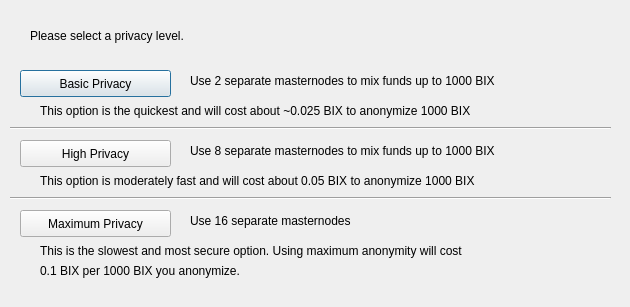
<?xml version="1.0" encoding="UTF-8"?>
<ui version="4.0">
 <class>DarksendConfig</class>
 <widget class="QDialog" name="DarksendConfig">
  <property name="geometry">
   <rect>
    <x>0</x>
    <y>0</y>
    <width>630</width>
    <height>307</height>
   </rect>
  </property>
  <property name="windowTitle">
   <string>Configure Darksend</string>
  </property>
  <widget class="QPushButton" name="buttonBasic">
   <property name="geometry">
    <rect>
     <x>20</x>
     <y>70</y>
     <width>151</width>
     <height>27</height>
    </rect>
   </property>
   <property name="text">
    <string>Basic Privacy</string>
   </property>
  </widget>
  <widget class="QPushButton" name="buttonHigh">
   <property name="geometry">
    <rect>
     <x>20</x>
     <y>140</y>
     <width>151</width>
     <height>27</height>
    </rect>
   </property>
   <property name="text">
    <string>High Privacy</string>
   </property>
  </widget>
  <widget class="QPushButton" name="buttonMax">
   <property name="geometry">
    <rect>
     <x>20</x>
     <y>210</y>
     <width>151</width>
     <height>27</height>
    </rect>
   </property>
   <property name="text">
    <string>Maximum Privacy</string>
   </property>
  </widget>
  <widget class="QLabel" name="label">
   <property name="geometry">
    <rect>
     <x>30</x>
     <y>20</y>
     <width>571</width>
     <height>31</height>
    </rect>
   </property>
   <property name="text">
    <string>Please select a privacy level.</string>
   </property>
  </widget>
  <widget class="QLabel" name="label_2">
   <property name="geometry">
    <rect>
     <x>190</x>
     <y>70</y>
     <width>421</width>
     <height>21</height>
    </rect>
   </property>
   <property name="text">
    <string>Use 2 separate masternodes to mix funds up to 1000 BIX</string>
   </property>
  </widget>
  <widget class="QLabel" name="label_3">
   <property name="geometry">
    <rect>
     <x>190</x>
     <y>140</y>
     <width>411</width>
     <height>21</height>
    </rect>
   </property>
   <property name="text">
    <string>Use 8 separate masternodes to mix funds up to 1000 BIX</string>
   </property>
  </widget>
  <widget class="QLabel" name="label_4">
   <property name="geometry">
    <rect>
     <x>190</x>
     <y>210</y>
     <width>421</width>
     <height>21</height>
    </rect>
   </property>
   <property name="text">
    <string>Use 16 separate masternodes</string>
   </property>
  </widget>
  <widget class="QLabel" name="label_6">
   <property name="geometry">
    <rect>
     <x>40</x>
     <y>100</y>
     <width>561</width>
     <height>21</height>
    </rect>
   </property>
   <property name="text">
    <string>This option is the quickest and will cost about ~0.025 BIX to anonymize 1000 BIX</string>
   </property>
  </widget>
  <widget class="QLabel" name="label_7">
   <property name="geometry">
    <rect>
     <x>40</x>
     <y>170</y>
     <width>561</width>
     <height>21</height>
    </rect>
   </property>
   <property name="text">
    <string>This option is moderately fast and will cost about 0.05 BIX to anonymize 1000 BIX</string>
   </property>
  </widget>
  <widget class="QLabel" name="label_8">
   <property name="geometry">
    <rect>
     <x>40</x>
     <y>240</y>
     <width>561</width>
     <height>21</height>
    </rect>
   </property>
   <property name="text">
    <string>This is the slowest and most secure option. Using maximum anonymity will cost</string>
   </property>
  </widget>
  <widget class="QLabel" name="label_9">
   <property name="geometry">
    <rect>
     <x>40</x>
     <y>260</y>
     <width>561</width>
     <height>21</height>
    </rect>
   </property>
   <property name="text">
    <string>0.1 BIX per 1000 BIX you anonymize.</string>
   </property>
  </widget>
  <widget class="Line" name="line">
   <property name="geometry">
    <rect>
     <x>10</x>
     <y>120</y>
     <width>601</width>
     <height>16</height>
    </rect>
   </property>
   <property name="orientation">
    <enum>Qt::Horizontal</enum>
   </property>
  </widget>
  <widget class="Line" name="line_2">
   <property name="geometry">
    <rect>
     <x>10</x>
     <y>190</y>
     <width>601</width>
     <height>16</height>
    </rect>
   </property>
   <property name="orientation">
    <enum>Qt::Horizontal</enum>
   </property>
  </widget>
 </widget>
 <resources/>
 <connections/>
</ui>
